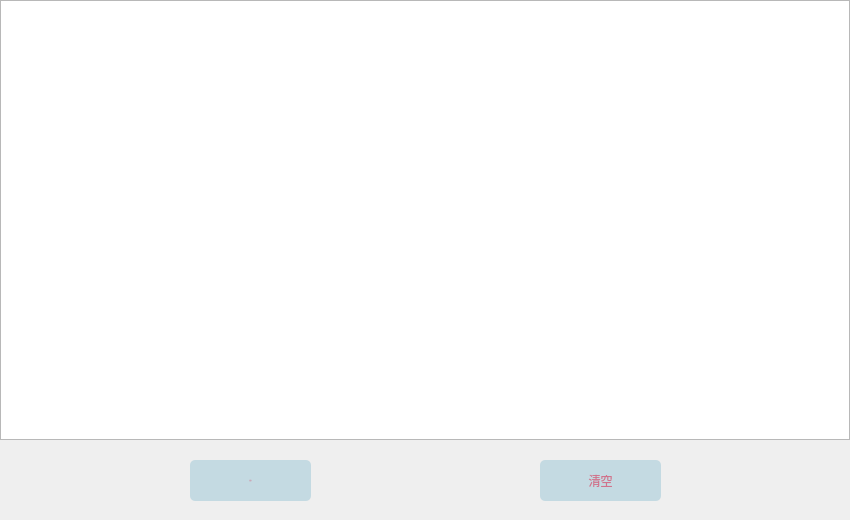
<?xml version="1.0" encoding="UTF-8"?>
<ui version="4.0">
 <class>MySchedule</class>
 <widget class="QWidget" name="MySchedule">
  <property name="geometry">
   <rect>
    <x>0</x>
    <y>0</y>
    <width>850</width>
    <height>520</height>
   </rect>
  </property>
  <property name="windowTitle">
   <string>Form</string>
  </property>
  <property name="styleSheet">
   <string notr="true">font: 12px 方正小标宋;</string>
  </property>
  <widget class="QTableWidget" name="tableWidget">
   <property name="geometry">
    <rect>
     <x>0</x>
     <y>0</y>
     <width>850</width>
     <height>440</height>
    </rect>
   </property>
  </widget>
  <widget class="QPushButton" name="pushButton">
   <property name="geometry">
    <rect>
     <x>190</x>
     <y>460</y>
     <width>121</width>
     <height>41</height>
    </rect>
   </property>
   <property name="font">
    <font>
     <family>方正小标宋</family>
     <pointsize>-1</pointsize>
     <italic>false</italic>
     <bold>false</bold>
    </font>
   </property>
   <property name="styleSheet">
    <string notr="true">QPushButton {
	border-radius: 5px; 
	background-color: #c4dae2; 
	border-style: none;
	color: #d0738c;
}
QPushButton:hover{
    background-color: #9cb2c7;
}
QPushButton:pressed{
    background-color: #e9edee;
}</string>
   </property>
   <property name="text">
    <string>保存</string>
   </property>
  </widget>
  <widget class="QPushButton" name="pushButton_2">
   <property name="geometry">
    <rect>
     <x>540</x>
     <y>460</y>
     <width>121</width>
     <height>41</height>
    </rect>
   </property>
   <property name="styleSheet">
    <string notr="true">QPushButton {
	border-radius: 5px; 
	background-color: #c4dae2; 
	border-style: none;
	color: #d0738c;
}
QPushButton:hover{
    background-color: #9cb2c7;
}
QPushButton:pressed{
    background-color: #e9edee;
}</string>
   </property>
   <property name="text">
    <string>清空</string>
   </property>
  </widget>
 </widget>
 <resources/>
 <connections/>
</ui>
